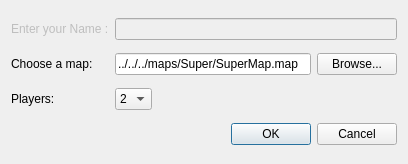
<?xml version="1.0" encoding="UTF-8"?>
<ui version="4.0">
 <class>PlayerNameDialog</class>
 <widget class="QDialog" name="PlayerNameDialog">
  <property name="geometry">
   <rect>
    <x>0</x>
    <y>0</y>
    <width>408</width>
    <height>164</height>
   </rect>
  </property>
  <property name="windowTitle">
   <string>Setup - Risk</string>
  </property>
  <layout class="QGridLayout" name="gridLayout">
   <item row="0" column="0">
    <widget class="QLabel" name="label">
     <property name="enabled">
      <bool>false</bool>
     </property>
     <property name="text">
      <string>Enter your Name :</string>
     </property>
    </widget>
   </item>
   <item row="0" column="1">
    <widget class="QLineEdit" name="playerNameLineEdit">
     <property name="enabled">
      <bool>false</bool>
     </property>
     <property name="sizePolicy">
      <sizepolicy hsizetype="MinimumExpanding" vsizetype="Fixed">
       <horstretch>0</horstretch>
       <verstretch>0</verstretch>
      </sizepolicy>
     </property>
    </widget>
   </item>
   <item row="1" column="0">
    <widget class="QLabel" name="label_3">
     <property name="text">
      <string>Choose a map:</string>
     </property>
    </widget>
   </item>
   <item row="1" column="1">
    <layout class="QHBoxLayout" name="horizontalLayout">
     <item>
      <widget class="QLineEdit" name="mapPathLineEdit">
       <property name="text">
        <string>../../../maps/Super/SuperMap.map</string>
       </property>
      </widget>
     </item>
     <item>
      <widget class="QPushButton" name="mapPathBrowsePushButton">
       <property name="text">
        <string>Browse...</string>
       </property>
      </widget>
     </item>
    </layout>
   </item>
   <item row="2" column="0">
    <widget class="QLabel" name="label_2">
     <property name="text">
      <string>Players:</string>
     </property>
    </widget>
   </item>
   <item row="2" column="1">
    <layout class="QHBoxLayout" name="horizontalLayout_2">
     <item>
      <widget class="QComboBox" name="AIPlayerCountComboBox">
       <property name="sizePolicy">
        <sizepolicy hsizetype="Preferred" vsizetype="Fixed">
         <horstretch>0</horstretch>
         <verstretch>0</verstretch>
        </sizepolicy>
       </property>
       <property name="currentText">
        <string>2</string>
       </property>
       <item>
        <property name="text">
         <string>2</string>
        </property>
       </item>
       <item>
        <property name="text">
         <string>3</string>
        </property>
       </item>
       <item>
        <property name="text">
         <string>4</string>
        </property>
       </item>
       <item>
        <property name="text">
         <string>5</string>
        </property>
       </item>
       <item>
        <property name="text">
         <string>6</string>
        </property>
       </item>
      </widget>
     </item>
     <item>
      <spacer name="horizontalSpacer">
       <property name="orientation">
        <enum>Qt::Horizontal</enum>
       </property>
       <property name="sizeHint" stdset="0">
        <size>
         <width>10</width>
         <height>20</height>
        </size>
       </property>
      </spacer>
     </item>
    </layout>
   </item>
   <item row="3" column="0" colspan="2">
    <widget class="QDialogButtonBox" name="buttonBox">
     <property name="enabled">
      <bool>true</bool>
     </property>
     <property name="orientation">
      <enum>Qt::Horizontal</enum>
     </property>
     <property name="standardButtons">
      <set>QDialogButtonBox::Cancel|QDialogButtonBox::Ok</set>
     </property>
    </widget>
   </item>
  </layout>
 </widget>
 <resources/>
 <connections>
  <connection>
   <sender>buttonBox</sender>
   <signal>accepted()</signal>
   <receiver>PlayerNameDialog</receiver>
   <slot>accept()</slot>
   <hints>
    <hint type="sourcelabel">
     <x>248</x>
     <y>254</y>
    </hint>
    <hint type="destinationlabel">
     <x>157</x>
     <y>274</y>
    </hint>
   </hints>
  </connection>
  <connection>
   <sender>buttonBox</sender>
   <signal>rejected()</signal>
   <receiver>PlayerNameDialog</receiver>
   <slot>reject()</slot>
   <hints>
    <hint type="sourcelabel">
     <x>316</x>
     <y>260</y>
    </hint>
    <hint type="destinationlabel">
     <x>286</x>
     <y>274</y>
    </hint>
   </hints>
  </connection>
 </connections>
</ui>
